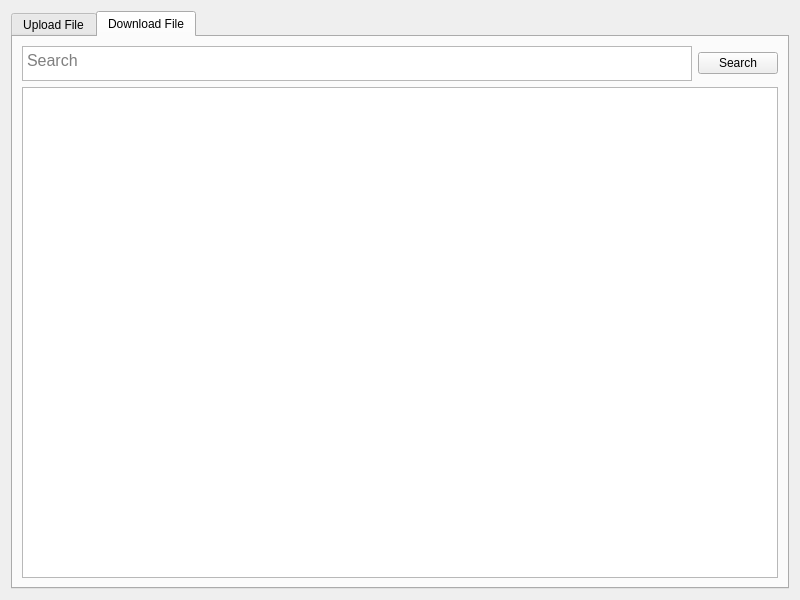
<?xml version="1.0" encoding="UTF-8"?>
<ui version="4.0">
 <class>ContentPage</class>
 <widget class="QWidget" name="ContentPage">
  <property name="geometry">
   <rect>
    <x>0</x>
    <y>0</y>
    <width>800</width>
    <height>600</height>
   </rect>
  </property>
  <property name="sizePolicy">
   <sizepolicy hsizetype="Fixed" vsizetype="Fixed">
    <horstretch>0</horstretch>
    <verstretch>0</verstretch>
   </sizepolicy>
  </property>
  <property name="minimumSize">
   <size>
    <width>800</width>
    <height>600</height>
   </size>
  </property>
  <property name="maximumSize">
   <size>
    <width>800</width>
    <height>600</height>
   </size>
  </property>
  <property name="windowTitle">
   <string>Form</string>
  </property>
  <layout class="QVBoxLayout" name="verticalLayout">
   <item>
    <widget class="QTabWidget" name="tabs">
     <property name="tabShape">
      <enum>QTabWidget::TabShape::Rounded</enum>
     </property>
     <property name="currentIndex">
      <number>1</number>
     </property>
     <widget class="QWidget" name="uploadTab">
      <property name="font">
       <font>
        <pointsize>9</pointsize>
       </font>
      </property>
      <property name="cursor">
       <cursorShape>ArrowCursor</cursorShape>
      </property>
      <attribute name="title">
       <string>Upload File</string>
      </attribute>
      <layout class="QHBoxLayout" name="horizontalLayout">
       <item>
        <layout class="QFormLayout" name="content">
         <property name="verticalSpacing">
          <number>14</number>
         </property>
         <property name="leftMargin">
          <number>25</number>
         </property>
         <property name="topMargin">
          <number>25</number>
         </property>
         <property name="rightMargin">
          <number>25</number>
         </property>
         <property name="bottomMargin">
          <number>25</number>
         </property>
         <item row="0" column="0">
          <widget class="QLabel" name="uploadLabel">
           <property name="text">
            <string>Upload File</string>
           </property>
          </widget>
         </item>
         <item row="0" column="1">
          <widget class="QPushButton" name="uploadButton">
           <property name="sizePolicy">
            <sizepolicy hsizetype="Fixed" vsizetype="Fixed">
             <horstretch>0</horstretch>
             <verstretch>0</verstretch>
            </sizepolicy>
           </property>
           <property name="minimumSize">
            <size>
             <width>81</width>
             <height>26</height>
            </size>
           </property>
           <property name="maximumSize">
            <size>
             <width>81</width>
             <height>26</height>
            </size>
           </property>
           <property name="cursor">
            <cursorShape>PointingHandCursor</cursorShape>
           </property>
           <property name="text">
            <string>Upload</string>
           </property>
           <property name="default">
            <bool>false</bool>
           </property>
          </widget>
         </item>
         <item row="1" column="0">
          <widget class="QLabel" name="statusLabel">
           <property name="text">
            <string>Status</string>
           </property>
          </widget>
         </item>
         <item row="1" column="1">
          <widget class="QLabel" name="status">
           <property name="text">
            <string>statuscode</string>
           </property>
          </widget>
         </item>
         <item row="2" column="0">
          <widget class="QLabel" name="fileNameLabel">
           <property name="text">
            <string>File Name</string>
           </property>
          </widget>
         </item>
         <item row="3" column="0">
          <widget class="QLabel" name="extentionLabel">
           <property name="text">
            <string>Extention</string>
           </property>
          </widget>
         </item>
         <item row="3" column="1">
          <widget class="QLabel" name="extention">
           <property name="text">
            <string>extention</string>
           </property>
          </widget>
         </item>
         <item row="4" column="0">
          <widget class="QLabel" name="fileSizeLabel">
           <property name="text">
            <string>File Size</string>
           </property>
          </widget>
         </item>
         <item row="4" column="1">
          <widget class="QLabel" name="fileSize">
           <property name="text">
            <string>filesize</string>
           </property>
          </widget>
         </item>
         <item row="5" column="0">
          <widget class="QLabel" name="confirmLabel">
           <property name="text">
            <string>TextLabel</string>
           </property>
          </widget>
         </item>
         <item row="5" column="1">
          <widget class="QPushButton" name="confirmButton">
           <property name="sizePolicy">
            <sizepolicy hsizetype="Fixed" vsizetype="Fixed">
             <horstretch>0</horstretch>
             <verstretch>0</verstretch>
            </sizepolicy>
           </property>
           <property name="minimumSize">
            <size>
             <width>81</width>
             <height>26</height>
            </size>
           </property>
           <property name="maximumSize">
            <size>
             <width>81</width>
             <height>26</height>
            </size>
           </property>
           <property name="cursor">
            <cursorShape>PointingHandCursor</cursorShape>
           </property>
           <property name="autoFillBackground">
            <bool>false</bool>
           </property>
           <property name="text">
            <string>Confirm?</string>
           </property>
           <property name="flat">
            <bool>false</bool>
           </property>
          </widget>
         </item>
         <item row="2" column="1">
          <widget class="QPlainTextEdit" name="fileName">
           <property name="sizePolicy">
            <sizepolicy hsizetype="Expanding" vsizetype="Fixed">
             <horstretch>0</horstretch>
             <verstretch>0</verstretch>
            </sizepolicy>
           </property>
           <property name="minimumSize">
            <size>
             <width>0</width>
             <height>26</height>
            </size>
           </property>
           <property name="maximumSize">
            <size>
             <width>16777215</width>
             <height>26</height>
            </size>
           </property>
           <property name="cursor" stdset="0">
            <cursorShape>IBeamCursor</cursorShape>
           </property>
           <property name="placeholderText">
            <string>File name</string>
           </property>
          </widget>
         </item>
        </layout>
       </item>
      </layout>
     </widget>
     <widget class="QWidget" name="downloadTab">
      <attribute name="title">
       <string>Download File</string>
      </attribute>
      <layout class="QVBoxLayout" name="verticalLayout_2">
       <item>
        <layout class="QHBoxLayout" name="searchLayout">
         <property name="topMargin">
          <number>0</number>
         </property>
         <item>
          <widget class="QPlainTextEdit" name="search">
           <property name="sizePolicy">
            <sizepolicy hsizetype="Expanding" vsizetype="Fixed">
             <horstretch>0</horstretch>
             <verstretch>0</verstretch>
            </sizepolicy>
           </property>
           <property name="minimumSize">
            <size>
             <width>600</width>
             <height>35</height>
            </size>
           </property>
           <property name="maximumSize">
            <size>
             <width>16777215</width>
             <height>35</height>
            </size>
           </property>
           <property name="font">
            <font>
             <pointsize>12</pointsize>
            </font>
           </property>
           <property name="cursor" stdset="0">
            <cursorShape>IBeamCursor</cursorShape>
           </property>
           <property name="placeholderText">
            <string>Search</string>
           </property>
          </widget>
         </item>
         <item>
          <widget class="QPushButton" name="searchButton">
           <property name="sizePolicy">
            <sizepolicy hsizetype="Fixed" vsizetype="Fixed">
             <horstretch>0</horstretch>
             <verstretch>0</verstretch>
            </sizepolicy>
           </property>
           <property name="cursor">
            <cursorShape>PointingHandCursor</cursorShape>
           </property>
           <property name="text">
            <string>Search</string>
           </property>
          </widget>
         </item>
        </layout>
       </item>
       <item>
        <widget class="QTableWidget" name="table"/>
       </item>
      </layout>
     </widget>
    </widget>
   </item>
  </layout>
 </widget>
 <resources/>
 <connections/>
</ui>
